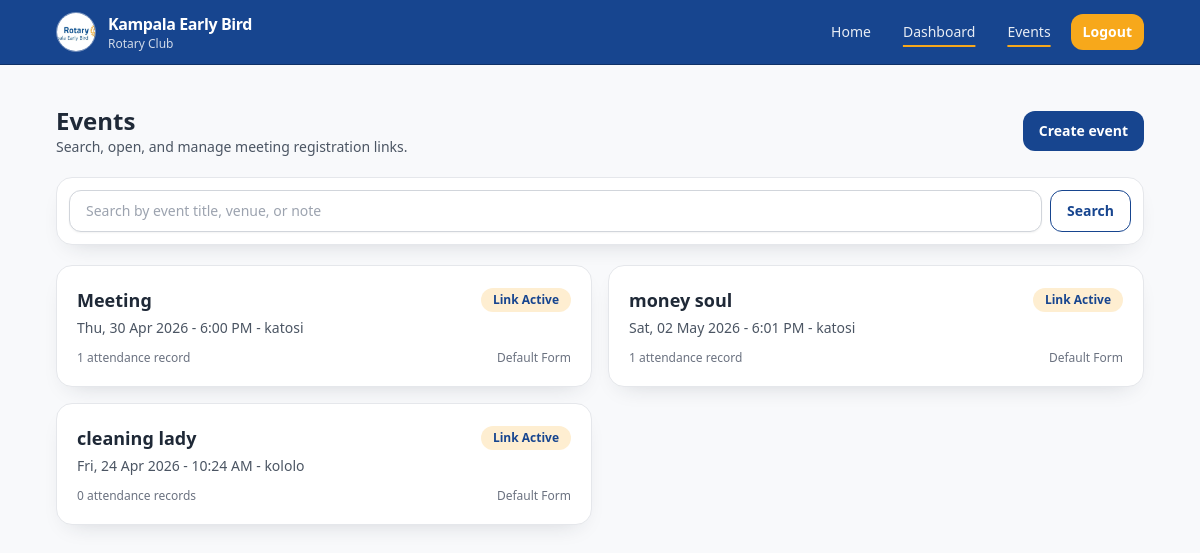
The page /dashboard/events/ (signed in) on the database as committed earlier.
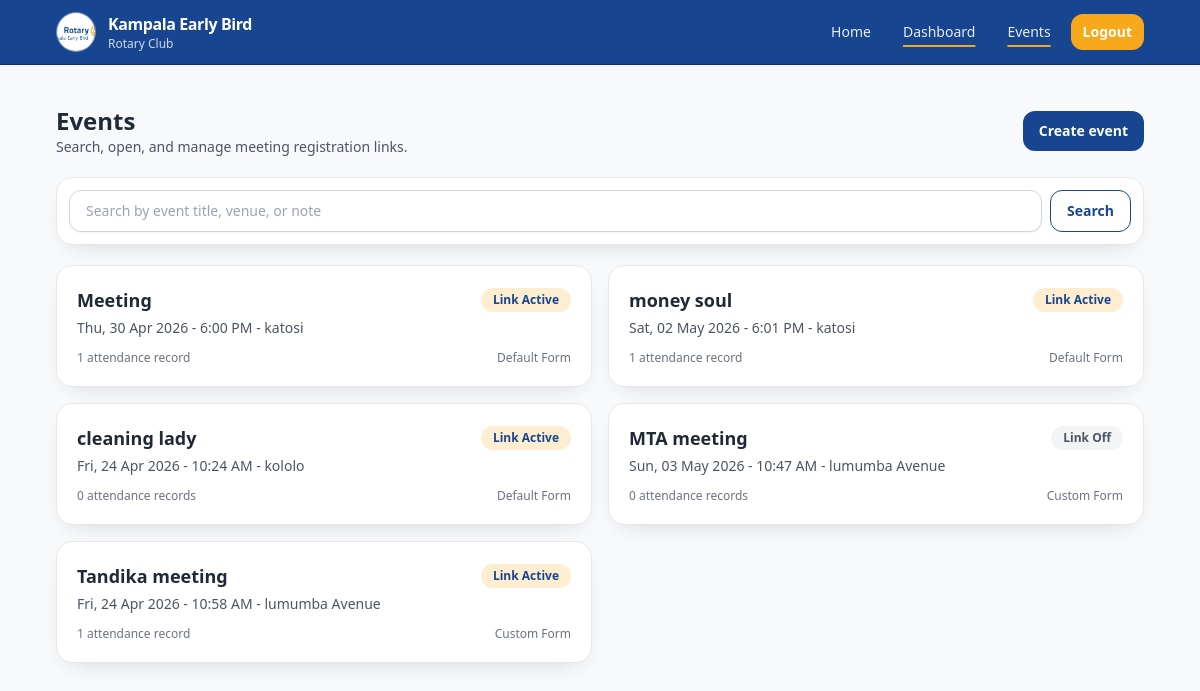
The same page on the database as committed later.
### attendance/models.py (models this page shows, shortened)
class TimeStampedModel(models.Model):
    created_at = models.DateTimeField(auto_now_add=True)
    updated_at = models.DateTimeField(auto_now=True)
    class Meta:
        abstract = True

class Event(TimeStampedModel):
    STATUS_CHOICES = [
        ("open", "Open"),
        ("closed", "Closed"),
        ("archived", "Archived"),
    ]
    public_id = models.UUIDField(default=uuid.uuid4, editable=False, unique=True)
    title = models.CharField(max_length=180)
    description = models.TextField(blank=True)
    venue = models.CharField(max_length=180, blank=True)
    event_date = models.DateTimeField()
    status = models.CharField(max_length=20, choices=STATUS_CHOICES, default="open")
    announce_to_members = models.BooleanField(default=False)
    is_link_active = models.BooleanField(default=True)
    form_template = models.ForeignKey(
        "FormTemplate",
        on_delete=models.SET_NULL,
        related_name="events",
        null=True,
        blank=True,
    )
    created_by = models.ForeignKey(
        settings.AUTH_USER_MODEL,
        on_delete=models.SET_NULL,
        related_name="events",
        null=True,
        blank=True,
    )
    class Meta:
        ordering = ["-event_date"]

### attendance/views.py (the view)
# urls.py: path("dashboard/events/", EventListView.as_view(), name="event-list"),
class EventListView(LoginRequiredMixin, ListView):
    model = Event
    template_name = "attendance/dashboard/event_list.html"
    context_object_name = "events"
    def get_queryset(self):
        qs = Event.objects.annotate(attendance_total=Count("attendances"))
        query = self.request.GET.get("q", "").strip()
        if query:
            qs = qs.filter(
                Q(title__icontains=query)
                | Q(description__icontains=query)
                | Q(venue__icontains=query)
            )
        return qs
    def get_context_data(self, **kwargs):
        context = super().get_context_data(**kwargs)
        context["q"] = self.request.GET.get("q", "")
        return context

### templates/attendance/dashboard/event_list.html (shortened to what this page needs)
{% extends "attendance/base.html" %}
{% block content %}
<section class="space-y-5">
    <div class="flex items-center justify-between gap-3">
        <div>
            <h1 class="text-2xl font-bold text-[#1F2937]">Events</h1>
            <p class="text-sm text-gray-600">Search, open, and manage meeting registration links.</p>
        </div>
        <a href="{% url 'attendance:event-wizard' %}" class="btn-primary">Create event</a>
    </div>
    <form method="get" class="card p-3">
        <div class="flex gap-2">
            <input type="text" name="q" value="{{ q }}" placeholder="Search by event title, venue, or note" class="input-field mt-0 py-2">
            <button class="btn-secondary" type="submit">Search</button>
        </div>
    </form>
    <div class="grid gap-4 lg:grid-cols-2">
        {% for event in events %}
            <a href="{% url 'attendance:event-detail' public_id=event.public_id %}" class="card block transition duration-200 ease-in-out hover:shadow-lg">
                <div class="flex flex-wrap items-center justify-between gap-2">
                    <h2 class="text-lg font-semibold text-[#1F2937]">{{ event.title }}</h2>
                    <span class="rounded-full px-3 py-1 text-xs font-semibold {% if event.is_link_active %}bg-rotary-gold/20 text-rotary-blue{% else %}bg-gray-100 text-gray-600{% endif %}">
                        {% if event.is_link_active %}Link Active{% else %}Link Off{% endif %}
                    </span>
                </div>
                <p class="mt-1 text-sm text-gray-600">{{ event.event_date|date:"D, d M Y - g:i A" }}{% if event.venue %} - {{ event.venue }}{% endif %}</p>
                <div class="mt-3 flex items-center justify-between text-xs text-gray-500">
                    <p>{{ event.attendance_total }} attendance record{{ event.attendance_total|pluralize }}</p>
                    <p>{% if event.form_template_id %}Custom Form{% else %}Default Form{% endif %}</p>
                </div>
            </a>
        {% empty %}
            <div class="card border-dashed text-center lg:col-span-2">
                <p class="text-sm text-gray-600">No events found.</p>
            </div>
        {% endfor %}
    </div>
</section>
{% endblock %}

### templates/attendance/base.html (shortened to what this page needs)
{% load static %}
<!DOCTYPE html>
<html lang="en" class="h-full bg-[#F8F9FB]">
<head>
    <script src="https://cdn.tailwindcss.com"></script>
</head>
<body class="h-full bg-[#F8F9FB] text-[#1F2937] antialiased">
    <div class="min-h-full pb-20 md:pb-0">
        <header class="sticky top-0 z-20 border-b border-rotary-blue-700 bg-rotary-blue">
            <div class="mx-auto flex max-w-6xl items-center justify-between px-4 py-3 sm:px-6 lg:px-8">
                <a href="{% url 'attendance:home' %}" class="flex items-center gap-3">
                    <img src="{% static 'logo.jpg' %}" alt="Kampala Early Bird Rotary Club logo" class="h-10 w-10 rounded-full border border-white/40 object-cover">
                    <div class="leading-tight text-white">
                        <p class="text-sm font-semibold tracking-tight sm:text-base">Kampala Early Bird</p>
                        <p class="text-[11px] text-white/80 sm:text-xs">Rotary Club</p>
                    </div>
                </a>
                {% if request.user.is_authenticated %}
                    <nav class="hidden items-center gap-2 md:flex">
                        <a href="{% url 'attendance:home' %}" class="{% if request.path == '/' %}desktop-link-active{% else %}desktop-link{% endif %}">Home</a>
                        <a href="{% url 'attendance:dashboard' %}" class="{% if '/dashboard/' in request.path %}desktop-link-active{% else %}desktop-link{% endif %}">Dashboard</a>
                        <a href="{% url 'attendance:event-list' %}" class="{% if '/dashboard/events/' in request.path %}desktop-link-active{% else %}desktop-link{% endif %}">Events</a>
                        <form method="post" action="{% url 'attendance:logout' %}">
                            <button type="submit" class="btn-accent px-3 py-2" data-loading>Logout</button>
                        </form>
                    </nav>
                {% else %}
                    {% if request.path|slice:":3" != "/e/" and request.path|slice:":3" != "/f/" %}
                        <a href="{% url 'attendance:login' %}" class="btn-accent px-3 py-2">Login</a>
                    {% endif %}
                {% endif %}
            </div>
        </header>
        <main class="mx-auto w-full max-w-6xl px-4 py-6 sm:px-6 lg:px-8 lg:py-10">
            {% block content %}{% endblock %}
        </main>
    </div>
</body>
</html>

Rows that differ between the two databases and show on the page:
added Event: title "MTA meeting", is_link_active "Link Off", event_date "Sun, 03 May 2026 - 10:47 AM", venue "lumumba Avenue", attendance_total "0", shows "Custom Form"
added Event: title "Tandika meeting", is_link_active "Link Active", event_date "Fri, 24 Apr 2026 - 10:58 AM", venue "lumumba Avenue", attendance_total "1", shows "Custom Form"
